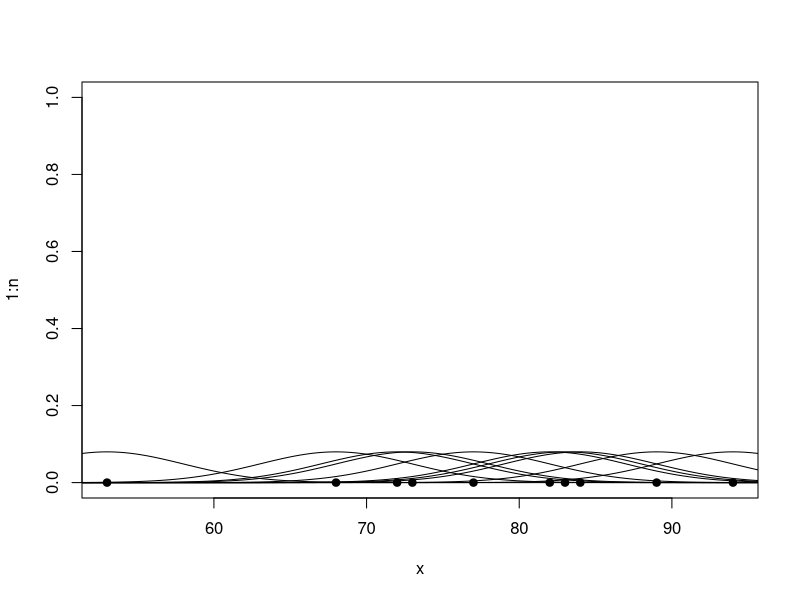

This chart was generated by the following R code: (Note: this script raises an error after producing the figure.)
x = c(53,94,77,83,84,72,89,68,73,82)
n = length(x)
bw = 5
windows( 9 , 5 )
plot( x , 1:n , type="n" , ylim=c(0,1) )
  points( x , rep(0,n) , pch=19 )
  x0 = seq(40,110,0.25)
  for( i in 1:n ) lines( x0 , dnorm(x0,x[i],bw) )
  y = kde( x0 , x , bw ) 
  lines( x0 , y , lwd=2 , col="red")
  
windows( 9 , 5 )
plot( x , 1:n , type="n" , ylim=c(0,1) )
  points( x , rep(0,n) , pch=19 )
  x0 = seq(40,110,0.25)
  for( i in 1:n ) lines( x0 , dunif(x0,x[i]-bw,x[i]+bw) )
  y = kde.uniform( x0 , x , bw ) 
  lines( x0 , y , lwd=2 , col="red")
  
kde = function( xvec , x , bw )
{
  m = length( xvec )
  n = length( x )
  y = matrix( 0 , nrow=n , ncol=m )
  for ( i in 1:n ) y[i,] = dnorm( xvec , x[i] , bw )
  z = apply( y , 2 , sum ) 
  return( z )
}
  
kde.uniform = function( xvec , x , bw )
{
  m = length( xvec )
  n = length( x )
  y = matrix( 0 , nrow=n , ncol=m )
  for ( i in 1:n ) y[i,] = dunif( xvec , min=x[i]-bw , max=x[i]+bw )
  z = apply( y , 2 , sum ) 
  return( z )
}
  